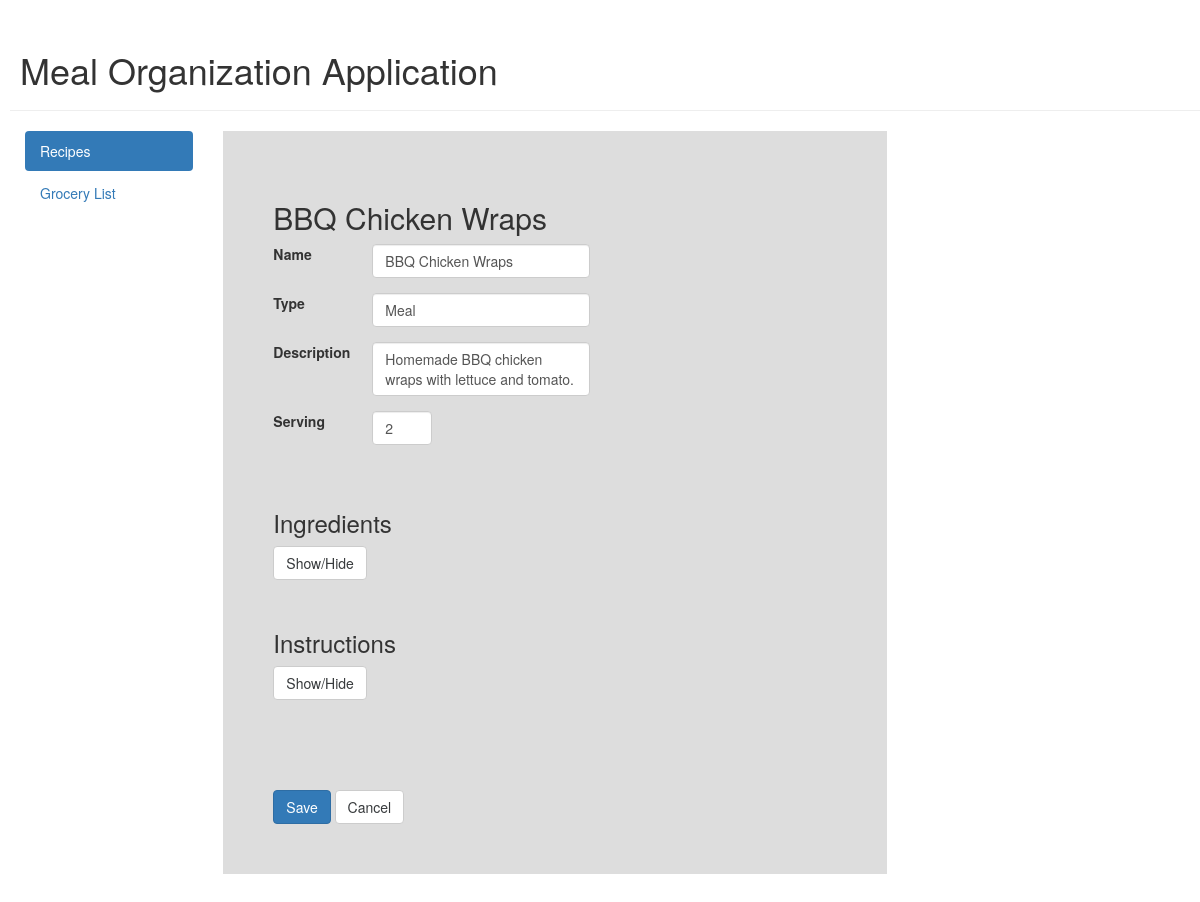
The app's page /edit_recipe.php?id=4 with its own data.
### tables this page shows
CREATE TABLE `recipes` (
  `id` int(11) NOT NULL,
  `name` varchar(255) NOT NULL,
  `type` varchar(255) DEFAULT NULL,
  `descr` varchar(255) DEFAULT NULL,
  `serving` int(11) NOT NULL
);

### classes/Database.php (called while the page is built, shortened)
<?php
  class Database
  {
    private $db;
    private $query;
    private $statement;
    public function __construct()
    {
      $this->db = new mysqli(self::HOST, self::USER, self::PASS, self::BASE);
    }
    public function query($query, $parameters = null)
    {
      if(empty($this->query) || $this->query !== $query)
      {
        $this->query = $query;
        $this->statement = $this->db->prepare($this->query);
      }
      if(!empty($parameters))
      {
        call_user_func_array(array($this->statement, 'bind_param'), $parameters);
      }
      if(empty($this->statement))
      {
        $this->error("Invalid SQL with query: $query");
      }
      else
      {
        $this->statement->execute();
      }
    }
    public function fetch()
    {
      $this->result = array();
      $result = $this->statement->get_result();
      if(!empty($result))
      {
        while($record = $result->fetch_array(MYSQLI_ASSOC))
        {
          $this->result[] = $record;
        }
      }
      return $this->result;
    }
  }
?>

### templates/ingredient_list.php (the view, shortened to what this page needs)
<?php
  include_once('../classes/Database.php');
  echo '<h3>Ingredients</h3>';
  echo '<button type="button" id="ing_button" class="btn btn-secondary">Show/Hide</button>';
  echo '<p>&nbsp;</p>';
?>

### templates/meal_info.php
<?php
  include_once('../classes/Database.php');
  $query = 'SELECT name, type, descr, serving
            FROM recipes
            WHERE id = ?';
  $params = array('i', &$id);
  $db->query($query, $params);
  $result = $db->fetch();
  $recipname = $result[0]["name"];
  $reciptype = $result[0]["type"];
  $recipdesc = $result[0]["descr"];
  $recipserving = $result[0]["serving"];
  echo '<h2>' . $recipname . '</h2>';
  echo '<div class="form-group row">
          <label for="recipname" class="col-sm-2 col-form-label">Name</label>
          <div class="col-sm-5">
            <input type="text" class="form-control" name="recipname" id="recipname" value="' . $recipname . '">
          </div>
        </div>
        <div class="form-group row">
          <label for="reciptype" class="col-sm-2 col-form-label">Type</label>
          <div class="col-sm-5">
            <input type="text" class="form-control" name="reciptype" id="reciptype" value="' . $reciptype . '">
          </div>
        </div>
        <div class="form-group row">
          <label for="recipdesc" class="col-sm-2 col-form-label">Description</label>
          <div class="col-sm-5">
            <textarea class="form-control" name="recipdesc" id="recipdesc">' . $recipdesc . '</textarea>
          </div>
        </div>
        <div class="form-group row">
          <label for="recipserving" class="col-sm-2 col-form-label">Serving</label>
          <div class="col-sm-4">
            <input type="number" class="form-control" name="recipserving" id="recipserving" value="' . $recipserving . '" min="1", max="10">
          </div>
        </div>';
  echo '<p>&nbsp;</p>';
?>

### public/css/navbar-static-top.css (style rules this page uses)
body { min-height: 2000px; }

### public/css/style.css (style rules this page uses)
body { padding-top: 30px; padding-left: 10px; }
textarea { resize: none; }
input[type=number] { width: 60px; }
.btn-secondary { color: #373a3c; background-color: #fff; border-color: #ccc; }

### records on screen
recipes: name "BBQ Chicken Wraps", recipname "BBQ Chicken Wraps", reciptype "Meal", recipdesc "Homemade BBQ chicken wraps with lettuce and tomato.", recipserving "2"
